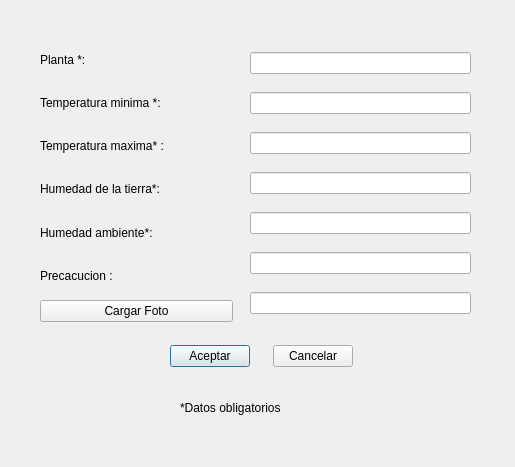
<?xml version="1.0" encoding="UTF-8"?>
<ui version="4.0">
 <class>Datos</class>
 <widget class="QDialog" name="Datos">
  <property name="geometry">
   <rect>
    <x>0</x>
    <y>0</y>
    <width>515</width>
    <height>467</height>
   </rect>
  </property>
  <property name="windowTitle">
   <string>Nueva Planta</string>
  </property>
  <widget class="QWidget" name="layoutWidget">
   <property name="geometry">
    <rect>
     <x>170</x>
     <y>340</y>
     <width>183</width>
     <height>32</height>
    </rect>
   </property>
   <layout class="QHBoxLayout" name="horizontalLayout">
    <item>
     <widget class="QPushButton" name="pushButton">
      <property name="text">
       <string>Aceptar</string>
      </property>
     </widget>
    </item>
    <item>
     <spacer name="horizontalSpacer_2">
      <property name="orientation">
       <enum>Qt::Horizontal</enum>
      </property>
      <property name="sizeHint" stdset="0">
       <size>
        <width>40</width>
        <height>20</height>
       </size>
      </property>
     </spacer>
    </item>
    <item>
     <spacer name="horizontalSpacer">
      <property name="orientation">
       <enum>Qt::Horizontal</enum>
      </property>
      <property name="sizeHint" stdset="0">
       <size>
        <width>40</width>
        <height>20</height>
       </size>
      </property>
     </spacer>
    </item>
    <item>
     <widget class="QPushButton" name="pushButton_2">
      <property name="text">
       <string>Cancelar</string>
      </property>
     </widget>
    </item>
   </layout>
  </widget>
  <widget class="QWidget" name="layoutWidget">
   <property name="geometry">
    <rect>
     <x>40</x>
     <y>41</y>
     <width>193</width>
     <height>281</height>
    </rect>
   </property>
   <layout class="QVBoxLayout" name="verticalLayout">
    <item>
     <widget class="QLabel" name="label_planta">
      <property name="text">
       <string>Planta *:</string>
      </property>
     </widget>
    </item>
    <item>
     <widget class="QLabel" name="label_t_max">
      <property name="text">
       <string>Temperatura minima *:</string>
      </property>
     </widget>
    </item>
    <item>
     <widget class="QLabel" name="label_3">
      <property name="text">
       <string>Temperatura maxima* :</string>
      </property>
     </widget>
    </item>
    <item>
     <widget class="QLabel" name="label_7">
      <property name="text">
       <string>Humedad de la tierra*:</string>
      </property>
     </widget>
    </item>
    <item>
     <widget class="QLabel" name="label_5">
      <property name="text">
       <string>Humedad ambiente*:</string>
      </property>
     </widget>
    </item>
    <item>
     <widget class="QLabel" name="label_6">
      <property name="text">
       <string>Precacucion :</string>
      </property>
     </widget>
    </item>
    <item>
     <widget class="QPushButton" name="pushButton_3">
      <property name="text">
       <string>Cargar Foto</string>
      </property>
     </widget>
    </item>
   </layout>
  </widget>
  <widget class="QWidget" name="layoutWidget">
   <property name="geometry">
    <rect>
     <x>250</x>
     <y>40</y>
     <width>221</width>
     <height>291</height>
    </rect>
   </property>
   <layout class="QVBoxLayout" name="verticalLayout_2">
    <item>
     <widget class="QLineEdit" name="lineEdit_planta"/>
    </item>
    <item>
     <widget class="QLineEdit" name="lineEdit_t_min">
      <property name="maxLength">
       <number>2</number>
      </property>
     </widget>
    </item>
    <item>
     <widget class="QLineEdit" name="lineEdit_t_max">
      <property name="maxLength">
       <number>5</number>
      </property>
     </widget>
    </item>
    <item>
     <widget class="QLineEdit" name="lineEdit_h_tierra">
      <property name="maxLength">
       <number>5</number>
      </property>
     </widget>
    </item>
    <item>
     <widget class="QLineEdit" name="lineEdit_h_amb"/>
    </item>
    <item>
     <widget class="QLineEdit" name="lineEdit_precaucion"/>
    </item>
    <item>
     <widget class="QLineEdit" name="lineEdit_foto"/>
    </item>
   </layout>
  </widget>
  <widget class="QLabel" name="label_nota">
   <property name="geometry">
    <rect>
     <x>180</x>
     <y>390</y>
     <width>191</width>
     <height>35</height>
    </rect>
   </property>
   <property name="text">
    <string>*Datos obligatorios</string>
   </property>
  </widget>
 </widget>
 <resources/>
 <connections/>
</ui>
